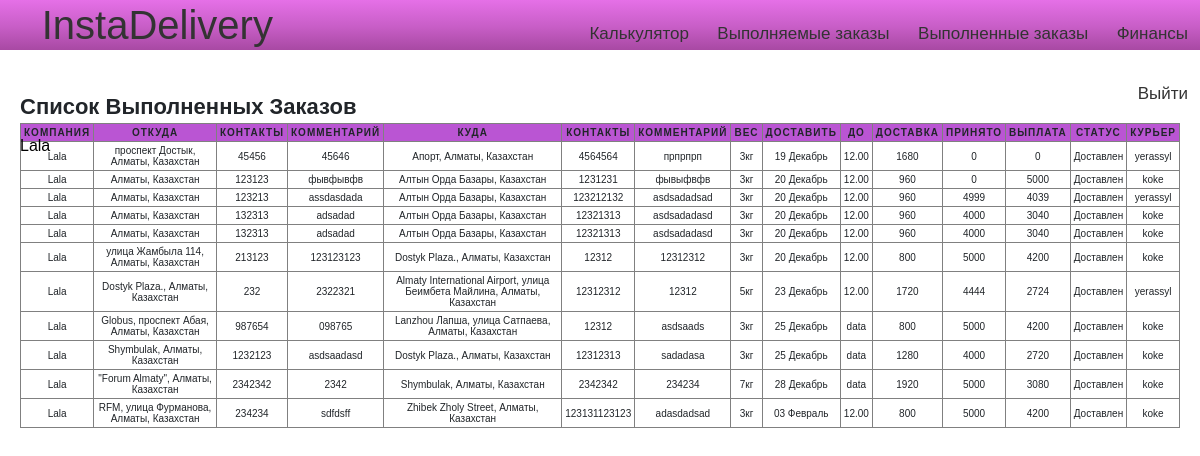
Page /users/private/success/ (signed in) on the committed database.
### Lallog/models.py (models this page shows, shortened)
class TestOrder(models.Model):
	client=models.ForeignKey(settings.AUTH_USER_MODEL,on_delete=models.CASCADE)
	marshrut=models.CharField(max_length=200)
	ves=models.DecimalField(decimal_places=0,max_digits=1000,default=10)
	from_address=models.CharField(max_length=200)
	from_phone=models.CharField(max_length=200)
	from_comment=models.CharField(max_length=200)
	to=models.CharField(max_length=200)
	to_phone=models.CharField(max_length=200)
	to_date=models.CharField(max_length=200)
	to_date_until=models.CharField(max_length=200)
	to_comment=models.CharField(max_length=200)
	distance=models.DecimalField(decimal_places=0,max_digits=1000,default=10)
	itog=models.DecimalField(decimal_places=0,max_digits=1000,default=10)
	curier = models.ForeignKey(Curier,on_delete=models.CASCADE,default=None,related_name="choiced_curier",blank=True,null=True)
	nal=models.DecimalField(decimal_places=0,max_digits=1000,default=0)
	raschet=models.DecimalField(decimal_places=0,max_digits=1000,default=0)
	status = models.CharField(max_length=200,default="Ожидание")
	curier_money = models.DecimalField(decimal_places=0,max_digits=1000,default=0)
	__original_curier = None
	def __init__(self,*args,**kwargs):
		print("Object was created")
		super(TestOrder,self).__init__(*args,**kwargs)
		self.__origin_curier = self.curier

### curier/models.py (models this page shows)
class Curier(models.Model):
	user = models.OneToOneField(settings.AUTH_USER_MODEL, on_delete=models.CASCADE,related_name="mycurier")
	date_of_birth=models.DateField(blank=True, null=True)
	photo =models.ImageField(upload_to='curiers/%y/%m/%d', blank=True)
	experience=models.IntegerField(blank=True, null=True)
	phone = models.IntegerField(null=False, blank=False)
	is_available=models.BooleanField(default=False)
	balance = models.DecimalField(decimal_places=0,max_digits=1000,default=0)

### users/views.py (the view)
# urls.py: path("private/success/",views.private_success,name="private_success"),
def private_success(request):
    orders = TestOrder.objects.filter(client=request.user,status="Доставлен")
    cxt={
    "orders":orders
    }
    return render(request,"users/private2.html",context=cxt)

### users/templates/users/private2.html (shortened to what this page needs)
{%extends 'users/base.html'%}
{%load static%}
{%block content%}
    <div class="lichka_prav">
        <caption>Список Выполненных Заказов</caption>
        <table  border="1" id="table_private">
            <tr style="background-color:#BA55D3">
                <th>Компания</th>
                <th>Откуда</th>
                <th>Контакты</th>
                <th>Комментарий</th>
                <th>Куда</th>
                <th>Контакты</th>
                <th>Комментарий</th>
                <th>Вес</th>
                <th>Доставить</th>
                <th>До</th>
                <th>Доставка</th>
                <th>Принято</th>
                <th>Выплата</th>
                <th>Статус</th>
                <th>Курьер</th>
            </tr>
            {%for i in orders%}
            <tr>
                <td data-label="Компания">{{i.client}}</td>
                <td data-label="Откуда">{{i.from_address}}</td>
                <td data-label="Контакты">{{i.from_phone}}</td>
                 <td data-label="Комментарий">{{i.from_comment}}</td>
                <td data-label="Куда">{{i.to}}</td>
                <td data-label="Контакты">{{i.to_phone}}</td>
                <td data-label="Комментарий">{{i.to_comment}}</td>
                <td data-label="Вес">{{i.ves}}кг</td>
                <td data-label="Доставить">{{i.to_date}}</td>
                <td data-label="Ограничения">{{i.to_date_until}}</td>
                <td data-label="Доставка">{{i.itog}}</td>
                <td data-label="Принято ">{{i.nal}}</td>
                <td data-label="К выплате">{{i.raschet}}</td>
                <td data-label="Статус">{{i.status}}</td>
                <td data-label="Курьер">{{i.curier.user}}</td>
            </tr>
            {%endfor%}
        </table>
    </div>
{%endblock content%}

### users/templates/users/base.html (shortened to what this page needs)
{% load static %}
<html lang="en">
<head>
    <link rel="stylesheet" href="https://use.fontawesome.com/releases/v5.8.2/css/all.css">
    <link rel="stylesheet" href="https://stackpath.bootstrapcdn.com/bootstrap/4.3.1/css/bootstrap.min.css">
    <link href="{% static 'css/style.css' %}" rel="stylesheet" />
    <body>
        <div class="menu">
            <div class="links">
                <a href="{% url 'Home' %}" class="menu-icon">InstaDelivery</a>
                <a href="{% url 'kalkul' %}" class="menu-item">Калькулятор</a>
                <a href="{% url 'private' %}" class="menu-item">Выполняемые заказы</a>
                <a href="{% url 'private_success' %}" class="menu-item">Выполненные заказы</a>
                <a href="{% url 'private_raschet' %}" class="menu-item">Финансы</a>
                <a href="{% url 'user_logout' %}" class="menu-item">Выйти</a>
            </div>
            <div class="username_best2">
                {%if user.is_authenticated%} {{user.username}}
            </div>
        </div>
        {%endif%} {%block content%} {%endblock content%}
    </body>
</html>

### Lallog/static/css/style.css (style rules this page uses)
* { padding: 0; margin: 0; }
div { box-sizing: border-box; }
.username_best2 { color:black; position: absolute; margin-top: 10px; margin-left: 20px; }
table { width: 100%; margin:0; padding:0; border-collapse: collapse; border-spacing: 0; }
table tr { padding: 3px; }
table th, table td { padding: 3px; text-align: center; }
table th { text-transform: uppercase; font-size: 10px; letter-spacing: 1px; }
body { font-family: sans-serif; }
.menu { text-align: right; background: #e570e7; background: -moz-linear-gradient(top, #e570e7 0%, #c85ec7 53%, #a849a3 100%); background: -webkit-linear-gradient(top, #e570e7 0%,#c85ec7 53%,#a849a3 100%); background: linear-gradient(to bottom, #e570e7 0%,#c85ec7 53%,#a849a3 100%); filter: progid:DXImageTransform.Microsoft.gradient( startColorstr='#e570e7', endColorstr='#a849a3',GradientType=0 ); height: 50px; }
.menu-item { display: inline-block; color:#333; font-size: 17px; line-height: 30px; padding: 15px 12px; text-decoration: none; }
.menu-icon { display: inline-block; color:#333; font-size: 40px; line-height: 30px; padding: 10px 0px; margin-right: 300px; text-decoration: none; }
.lichka_prav { margin-left: 20px; margin-right: 20px; margin-top: 40px; font-weight: bold; font-family: Open+Sans; font-size: 22px; }
#table_private { font-size: 10px; }
#table_private tr th { font-size: 10px; }

### rows in the picture
TestOrder: client "Lala", from_address "проспект Достык, Алматы, Казахстан", from_phone "45456", from_comment "45646", to "Апорт, Алматы, Казахстан", to_phone "4564564", to_comment "прпрпрп", ves "3", to_date "19 Декабрь", to_date_until "12.00", itog "1680", nal "0", raschet "0", status "Доставлен", curier.user "yerassyl"
TestOrder: client "Lala", from_address "Алматы, Казахстан", from_phone "123123", from_comment "фывфывфв", to "Алтын Орда Базары, Казахстан", to_phone "1231231", to_comment "фывыфвфв", ves "3", to_date "20 Декабрь", to_date_until "12.00", itog "960", nal "0", raschet "5000", status "Доставлен", curier.user "koke"
TestOrder: client "Lala", from_address "Алматы, Казахстан", from_phone "123213", from_comment "assdasdada", to "Алтын Орда Базары, Казахстан", to_phone "123212132", to_comment "asdsadadsad", ves "3", to_date "20 Декабрь", to_date_until "12.00", itog "960", nal "4999", raschet "4039", status "Доставлен", curier.user "yerassyl"
TestOrder: client "Lala", from_address "Алматы, Казахстан", from_phone "132313", from_comment "adsadad", to "Алтын Орда Базары, Казахстан", to_phone "12321313", to_comment "asdsadadasd", ves "3", to_date "20 Декабрь", to_date_until "12.00", itog "960", nal "4000", raschet "3040", status "Доставлен", curier.user "koke"
TestOrder: client "Lala", from_address "Алматы, Казахстан", from_phone "132313", from_comment "adsadad", to "Алтын Орда Базары, Казахстан", to_phone "12321313", to_comment "asdsadadasd", ves "3", to_date "20 Декабрь", to_date_until "12.00", itog "960", nal "4000", raschet "3040", status "Доставлен", curier.user "koke"
TestOrder: client "Lala", from_address "улица Жамбыла 114, Алматы, Казахстан", from_phone "213123", from_comment "123123123", to "Dostyk Plaza., Алматы, Казахстан", to_phone "12312", to_comment "12312312", ves "3", to_date "20 Декабрь", to_date_until "12.00", itog "800", nal "5000", raschet "4200", status "Доставлен", curier.user "koke"
TestOrder: client "Lala", from_address "Dostyk Plaza., Алматы, Казахстан", from_phone "232", from_comment "2322321", to "Almaty International Airport, улица Беимбета Майлина, Алматы, Казахстан", to_phone "12312312", to_comment "12312", ves "5", to_date "23 Декабрь", to_date_until "12.00", itog "1720", nal "4444", raschet "2724", status "Доставлен", curier.user "yerassyl"
TestOrder: client "Lala", from_address "Globus, проспект Абая, Алматы, Казахстан", from_phone "987654", from_comment "098765", to "Lanzhou Лапша, улица Сатпаева, Алматы, Казахстан", to_phone "12312", to_comment "asdsaads", ves "3", to_date "25 Декабрь", to_date_until "data", itog "800", nal "5000", raschet "4200", status "Доставлен", curier.user "koke"
TestOrder: client "Lala", from_address "Shymbulak, Алматы, Казахстан", from_phone "1232123", from_comment "asdsaadasd", to "Dostyk Plaza., Алматы, Казахстан", to_phone "12312313", to_comment "sadadasa", ves "3", to_date "25 Декабрь", to_date_until "data", itog "1280", nal "4000", raschet "2720", status "Доставлен", curier.user "koke"
TestOrder: client "Lala", from_address "\"Forum Almaty\", Алматы, Казахстан", from_phone "2342342", from_comment "2342", to "Shymbulak, Алматы, Казахстан", to_phone "2342342", to_comment "234234", ves "7", to_date "28 Декабрь", to_date_until "data", itog "1920", nal "5000", raschet "3080", status "Доставлен", curier.user "koke"
TestOrder: client "Lala", from_address "RFM, улица Фурманова, Алматы, Казахстан", from_phone "234234", from_comment "sdfdsff", to "Zhibek Zholy Street, Алматы, Казахстан", to_phone "123131123123", to_comment "adasdadsad", ves "3", to_date "03 Февраль", to_date_until "12.00", itog "800", nal "5000", raschet "4200", status "Доставлен", curier.user "koke"

### other values in the picture
{{ user.username }} "Lala"
